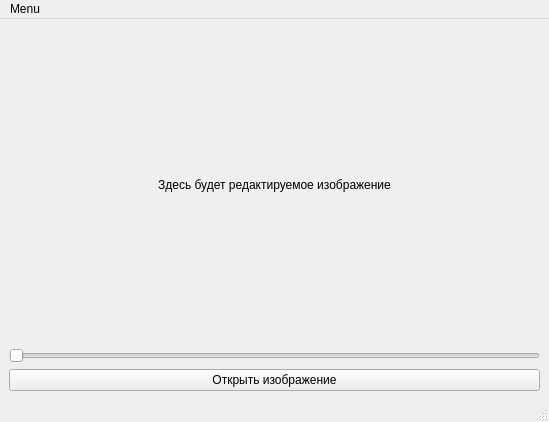
<?xml version="1.0" encoding="UTF-8"?>
<ui version="4.0">
 <class>MainWindow</class>
 <widget class="QMainWindow" name="MainWindow">
  <property name="geometry">
   <rect>
    <x>0</x>
    <y>0</y>
    <width>549</width>
    <height>422</height>
   </rect>
  </property>
  <property name="windowTitle">
   <string>MainWindow</string>
  </property>
  <widget class="QWidget" name="centralwidget">
   <layout class="QGridLayout" name="gridLayout">
    <item row="0" column="0">
     <layout class="QVBoxLayout" name="verticalLayout">
      <item>
       <widget class="QLabel" name="label">
        <property name="sizePolicy">
         <sizepolicy hsizetype="Expanding" vsizetype="Expanding">
          <horstretch>0</horstretch>
          <verstretch>0</verstretch>
         </sizepolicy>
        </property>
        <property name="text">
         <string>Здесь будет редактируемое изображение</string>
        </property>
        <property name="alignment">
         <set>Qt::AlignCenter</set>
        </property>
       </widget>
      </item>
      <item>
       <widget class="QSlider" name="horizontalSlider">
        <property name="maximum">
         <number>10</number>
        </property>
        <property name="orientation">
         <enum>Qt::Horizontal</enum>
        </property>
        <property name="tickPosition">
         <enum>QSlider::NoTicks</enum>
        </property>
       </widget>
      </item>
      <item>
       <widget class="QPushButton" name="pushButton">
        <property name="text">
         <string>Открыть изображение</string>
        </property>
       </widget>
      </item>
     </layout>
    </item>
   </layout>
  </widget>
  <widget class="QMenuBar" name="menubar">
   <property name="geometry">
    <rect>
     <x>0</x>
     <y>0</y>
     <width>549</width>
     <height>22</height>
    </rect>
   </property>
   <widget class="QMenu" name="menuMenu">
    <property name="title">
     <string>Menu</string>
    </property>
    <addaction name="actionOpen"/>
    <addaction name="actionClose"/>
    <addaction name="actionSave"/>
    <addaction name="actionSave_as"/>
   </widget>
   <addaction name="menuMenu"/>
  </widget>
  <widget class="QStatusBar" name="statusbar"/>
  <action name="actionOpen">
   <property name="checkable">
    <bool>true</bool>
   </property>
   <property name="text">
    <string>Open</string>
   </property>
   <property name="shortcut">
    <string>Ctrl+O</string>
   </property>
  </action>
  <action name="actionClose">
   <property name="checkable">
    <bool>true</bool>
   </property>
   <property name="text">
    <string>Close</string>
   </property>
   <property name="shortcut">
    <string>Ctrl+Q</string>
   </property>
  </action>
  <action name="actionSave">
   <property name="checkable">
    <bool>true</bool>
   </property>
   <property name="text">
    <string>Save</string>
   </property>
   <property name="shortcut">
    <string>Ctrl+S</string>
   </property>
  </action>
  <action name="actionSave_as">
   <property name="text">
    <string>Save as</string>
   </property>
  </action>
 </widget>
 <resources/>
 <connections>
  <connection>
   <sender>actionOpen</sender>
   <signal>triggered()</signal>
   <receiver>MainWindow</receiver>
   <slot>openFile()</slot>
   <hints>
    <hint type="sourcelabel">
     <x>-1</x>
     <y>-1</y>
    </hint>
    <hint type="destinationlabel">
     <x>274</x>
     <y>210</y>
    </hint>
   </hints>
  </connection>
  <connection>
   <sender>actionSave</sender>
   <signal>triggered()</signal>
   <receiver>MainWindow</receiver>
   <slot>saveFile()</slot>
   <hints>
    <hint type="sourcelabel">
     <x>-1</x>
     <y>-1</y>
    </hint>
    <hint type="destinationlabel">
     <x>274</x>
     <y>210</y>
    </hint>
   </hints>
  </connection>
  <connection>
   <sender>actionClose</sender>
   <signal>triggered()</signal>
   <receiver>MainWindow</receiver>
   <slot>closeFile()</slot>
   <hints>
    <hint type="sourcelabel">
     <x>-1</x>
     <y>-1</y>
    </hint>
    <hint type="destinationlabel">
     <x>274</x>
     <y>210</y>
    </hint>
   </hints>
  </connection>
  <connection>
   <sender>horizontalSlider</sender>
   <signal>valueChanged(int)</signal>
   <receiver>MainWindow</receiver>
   <slot>valueChange()</slot>
   <hints>
    <hint type="sourcelabel">
     <x>80</x>
     <y>360</y>
    </hint>
    <hint type="destinationlabel">
     <x>16</x>
     <y>399</y>
    </hint>
   </hints>
  </connection>
  <connection>
   <sender>pushButton</sender>
   <signal>clicked()</signal>
   <receiver>MainWindow</receiver>
   <slot>openFile()</slot>
   <hints>
    <hint type="sourcelabel">
     <x>274</x>
     <y>378</y>
    </hint>
    <hint type="destinationlabel">
     <x>273</x>
     <y>209</y>
    </hint>
   </hints>
  </connection>
  <connection>
   <sender>actionSave_as</sender>
   <signal>triggered()</signal>
   <receiver>MainWindow</receiver>
   <slot>saveAs()</slot>
   <hints>
    <hint type="sourcelabel">
     <x>-1</x>
     <y>-1</y>
    </hint>
    <hint type="destinationlabel">
     <x>274</x>
     <y>210</y>
    </hint>
   </hints>
  </connection>
 </connections>
 <slots>
  <slot>openFile()</slot>
  <slot>saveFile()</slot>
  <slot>closeFile()</slot>
  <slot>valueChange()</slot>
  <slot>saveAs()</slot>
 </slots>
</ui>
